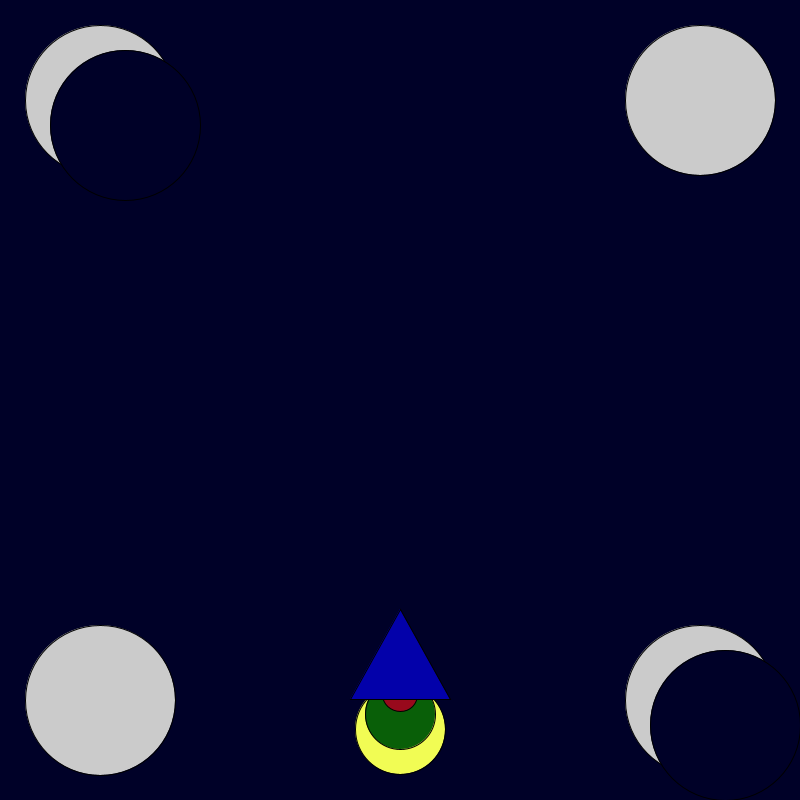
Frame 1 (no input)
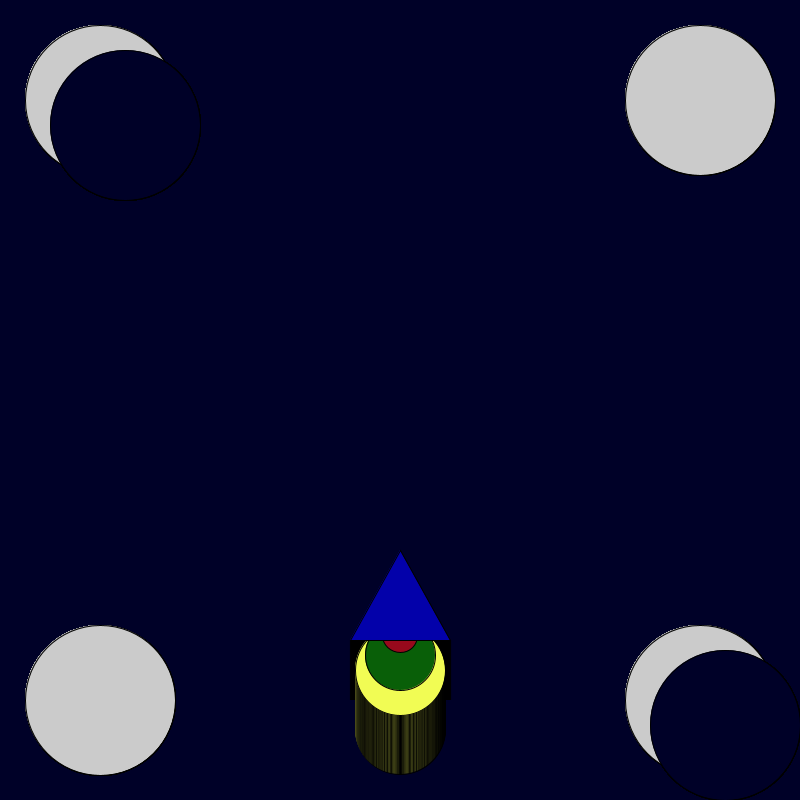
Frame 60 (the mouse pressed at the canvas centre just before this capture)
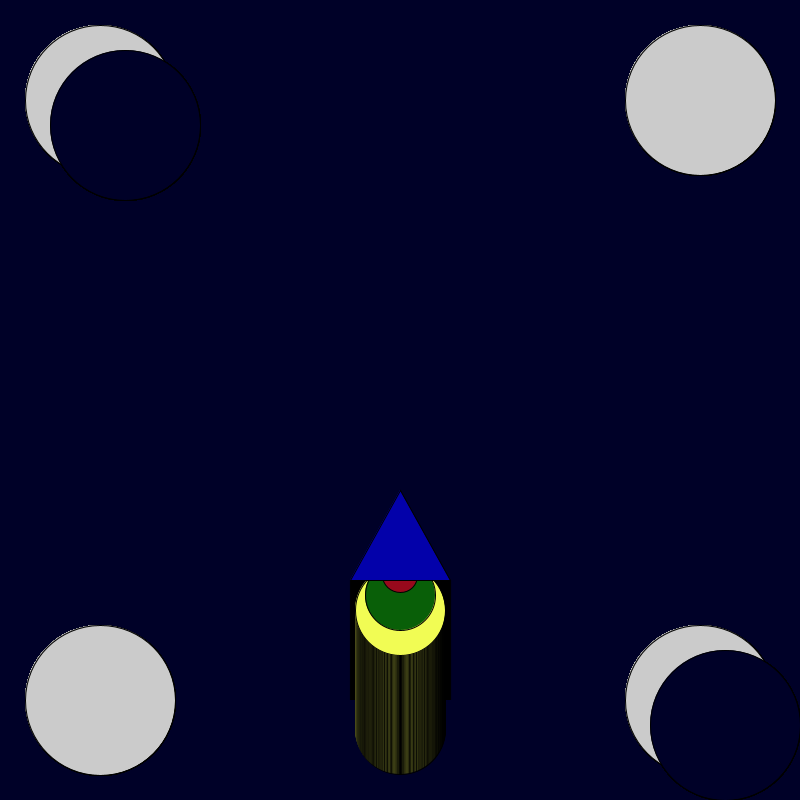
Frame 120 (the mouse held since frame 60 and released just before this capture)

The Processing sketch that drew these frames (run headless with seeded random() and noise(); from frame 60 on, the mouse is pressed at the canvas centre):

// Processing sketch: sketch_171008a
// ── sketch_171008a.pde
//1. Create a new processing sketch called RocketShip and copy the code below into it.
//2. Change the code to make the rocket ship take off.
//3. OPTION: Add a moon and stars to the sky.

int x = 400; 
int y = 600; 

void setup() {

    background(0, 1, 40); size(800, 800);

}

void draw() {
y=y-1;
    fill(241 ,252 ,84 );
    ellipse(x, y + 130, 90, 90);
    fill(9, 95, 8);
    ellipse(x, y + 115, 70, 70);
    fill(152, 9, 28);
    ellipse(x, y + 95, 35, 35);
    fill(3, 1, 170);
    triangle(x, y + 10, x + 50, y + 100, x - 50, y + 100);
    fill(203,203,203);
    ellipse(100,100,150,150);
    fill(0,1,40);
    ellipse(125,125,150,150);
    fill(203,203,203);
    ellipse(700,100,150,150);
    fill(203,203,203);
    ellipse(100,700,150,150);
    fill(203,203,203);
    ellipse(700,700,150,150);
    fill(0,1,40);
    ellipse(725,725,150,150);
}
